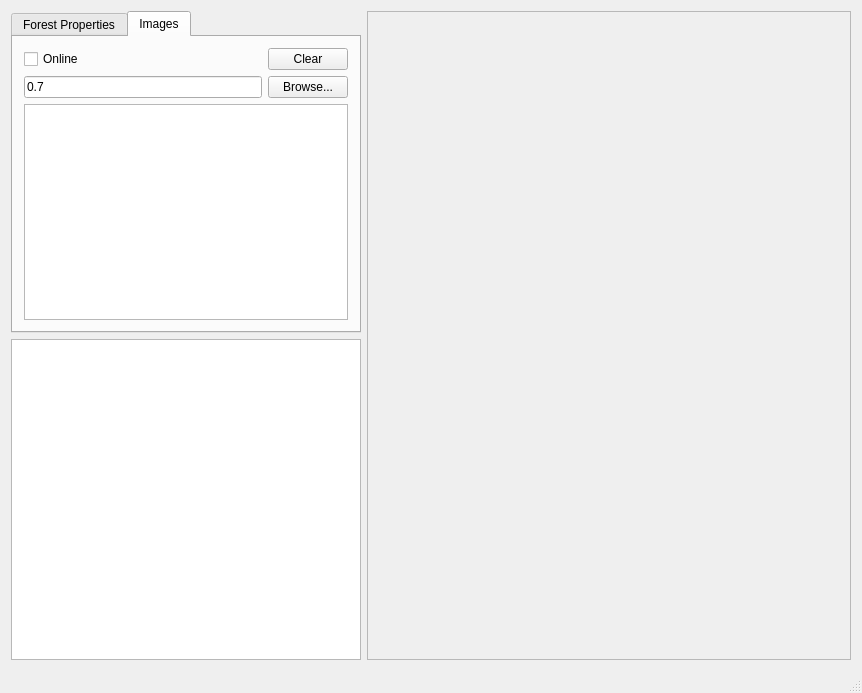
<?xml version="1.0" encoding="UTF-8"?>
<ui version="4.0">
 <class>MainWindow</class>
 <widget class="QMainWindow" name="MainWindow">
  <property name="geometry">
   <rect>
    <x>0</x>
    <y>0</y>
    <width>862</width>
    <height>693</height>
   </rect>
  </property>
  <property name="windowTitle">
   <string>MainWindow</string>
  </property>
  <widget class="QWidget" name="centralWidget">
   <layout class="QGridLayout" name="gridLayout_4">
    <item row="0" column="0">
     <widget class="QTabWidget" name="tabWidget">
      <property name="minimumSize">
       <size>
        <width>0</width>
        <height>0</height>
       </size>
      </property>
      <property name="maximumSize">
       <size>
        <width>350</width>
        <height>16777215</height>
       </size>
      </property>
      <property name="currentIndex">
       <number>1</number>
      </property>
      <widget class="QWidget" name="tab">
       <attribute name="title">
        <string>Forest Properties</string>
       </attribute>
       <layout class="QGridLayout" name="gridLayout_3">
        <item row="0" column="0">
         <widget class="QListView" name="listViewForest"/>
        </item>
        <item row="1" column="0">
         <widget class="QPushButton" name="pushButtonLoadForest">
          <property name="maximumSize">
           <size>
            <width>16777215</width>
            <height>16777215</height>
           </size>
          </property>
          <property name="text">
           <string>Load Forest</string>
          </property>
          <property name="shortcut">
           <string>F10</string>
          </property>
         </widget>
        </item>
        <item row="2" column="0">
         <widget class="QPushButton" name="pushButtonSaveForest">
          <property name="text">
           <string>Save Forest</string>
          </property>
          <property name="shortcut">
           <string>F9</string>
          </property>
         </widget>
        </item>
       </layout>
      </widget>
      <widget class="QWidget" name="tabInput">
       <attribute name="title">
        <string>Images</string>
       </attribute>
       <layout class="QGridLayout" name="gridLayout">
        <item row="0" column="0">
         <widget class="QCheckBox" name="checkBoxOnline">
          <property name="text">
           <string>Online</string>
          </property>
         </widget>
        </item>
        <item row="1" column="0">
         <widget class="QLineEdit" name="lineEditTh">
          <property name="text">
           <string>0.7</string>
          </property>
         </widget>
        </item>
        <item row="1" column="1">
         <widget class="QPushButton" name="pushButtonSelectImage">
          <property name="text">
           <string>Browse...</string>
          </property>
         </widget>
        </item>
        <item row="3" column="0" colspan="2">
         <widget class="QListView" name="listViewLoadedImages">
          <property name="editTriggers">
           <set>QAbstractItemView::EditKeyPressed</set>
          </property>
         </widget>
        </item>
        <item row="0" column="1">
         <widget class="QPushButton" name="pushButtonClearLoadedImages">
          <property name="text">
           <string>Clear</string>
          </property>
         </widget>
        </item>
       </layout>
      </widget>
     </widget>
    </item>
    <item row="0" column="1" rowspan="2">
     <widget class="QScrollArea" name="scrollAreaForImage">
      <property name="widgetResizable">
       <bool>true</bool>
      </property>
      <widget class="QWidget" name="scrollAreaWidgetContents">
       <property name="geometry">
        <rect>
         <x>0</x>
         <y>0</y>
         <width>486</width>
         <height>651</height>
        </rect>
       </property>
       <layout class="QGridLayout" name="gridLayout_2">
        <item row="0" column="0">
         <widget class="ImageWindow" name="labelImage">
          <property name="text">
           <string/>
          </property>
         </widget>
        </item>
       </layout>
      </widget>
     </widget>
    </item>
    <item row="1" column="0">
     <widget class="QPlainTextEdit" name="plainTextEditLog">
      <property name="maximumSize">
       <size>
        <width>350</width>
        <height>16777215</height>
       </size>
      </property>
      <property name="readOnly">
       <bool>true</bool>
      </property>
     </widget>
    </item>
   </layout>
  </widget>
  <widget class="QStatusBar" name="statusBar"/>
  <action name="actionLoad_Features">
   <property name="text">
    <string>Load Features</string>
   </property>
  </action>
  <action name="actionAdd_Forest">
   <property name="text">
    <string>Add Forest</string>
   </property>
  </action>
  <action name="actionAdd_Forest_2">
   <property name="text">
    <string>Add Forest</string>
   </property>
  </action>
  <action name="actionLoad_Forest">
   <property name="text">
    <string>Load Forest</string>
   </property>
  </action>
  <action name="actionSave_Forest">
   <property name="text">
    <string>Save Forest</string>
   </property>
  </action>
  <action name="actionQuit">
   <property name="text">
    <string>Quit</string>
   </property>
  </action>
  <action name="actionPredict">
   <property name="text">
    <string>Predict</string>
   </property>
  </action>
  <action name="actionPredict_features">
   <property name="text">
    <string>Predict features</string>
   </property>
  </action>
 </widget>
 <layoutdefault spacing="6" margin="11"/>
 <customwidgets>
  <customwidget>
   <class>ImageWindow</class>
   <extends>QLabel</extends>
   <header>imagewindow.h</header>
  </customwidget>
 </customwidgets>
 <resources/>
 <connections/>
</ui>
